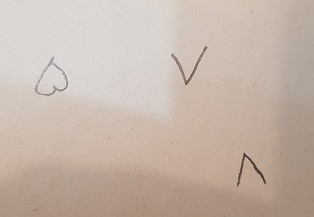
#> input picture projects/session_4/data/adad.jpg, 314 x 217 px, found by its file name
$ jupyter execute --allow-errors Adaptive_Thresholding.ipynb
#> lines starting #> are read from the running program, lines starting #| are printed output that depends on the picture; after the words box and inside, x2 and y2 are one past the last pixel; in counts of white or black regions, pixels touching at a corner belong together
[cell 1]
import cv2
import numpy as np
import matplotlib.pyplot as plt

[cell 2]
image = cv2.imread("/mnt/e/Image processing and computer vision using OpenCV/class.vision-master/images/sudoku.jpg", 0)
#> (the rest of this cell did not finish here and is left out)

[cell 3]
ret1, thresh1 = cv2.threshold(image, 127, 255, cv2.THRESH_BINARY)
#> (the rest of this cell did not finish here and is left out)

#> (a cell that did not finish here is left out)

___

[cell 5]
image = cv2.imread("/mnt/e/Image processing and computer vision using OpenCV/projects/session_4/data/adad.jpg", 0)
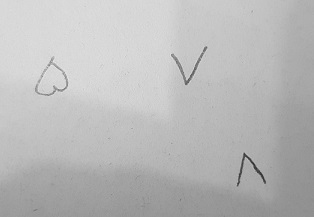
#> image: shape (217, 314); min 43, max 234, mean 185.8

plt.imshow(image, cmap='gray')

[cell 6]
median_blure = cv2.medianBlur(image, 15)
thresh1 = cv2.adaptiveThreshold(image, 255, cv2.ADAPTIVE_THRESH_MEAN_C, cv2.THRESH_BINARY, 25, 25)
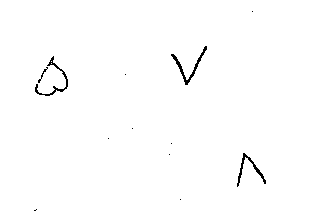
#> thresh1: shape (217, 314); 99.1% white; black in thin lines or dots, all inside (x1, y1, x2, y2) = (34, 11, 266, 211)
thresh2 = cv2.adaptiveThreshold(image, 255, cv2.ADAPTIVE_THRESH_GAUSSIAN_C, cv2.THRESH_BINARY, 25, 25)

plt.figure(figsize=(15, 5))

plt.subplot(1, 3, 1)
plt.imshow(median_blure, cmap='gray')
plt.title('Median Blur')
plt.axis('off')

plt.subplot(1, 3, 2)
plt.imshow(thresh1, cmap='gray')
plt.title('Adaptive Mean Threshold')
plt.axis('off')

plt.subplot(1, 3, 3)
plt.imshow(thresh2, cmap='gray')
plt.title('Adaptive Gaussian Threshold')
plt.axis('off')

plt.tight_layout()
plt.show()
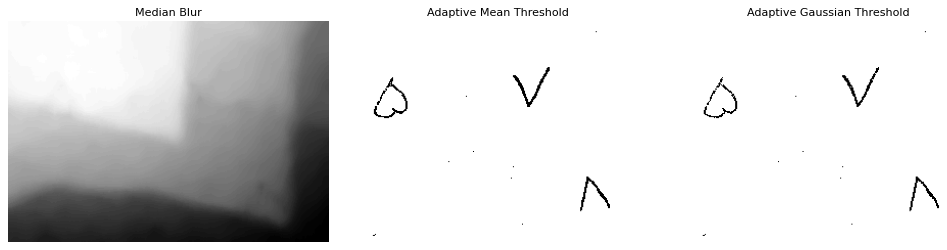
#> figure drawn by matplotlib, 3 panels
